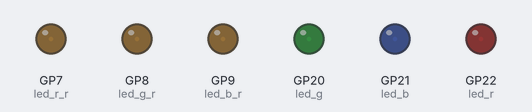
A program run on a simulated Raspberry Pi Pico running MicroPython. Shown: output pins drawn as LEDs (lit = HIGH).

Above: at 0.05 s.
At 1.55 s:
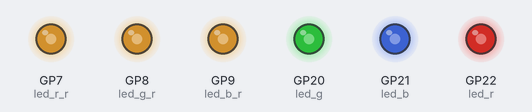
At 2.35 s:
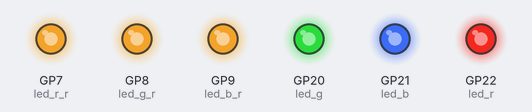
At 4.65 s:
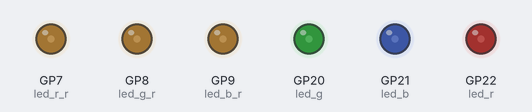
Timing chart, 0 to 6.8 s (numbered marks = the images above):
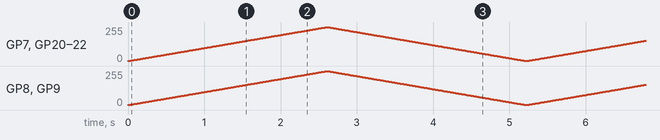

The program:

PWM_leds.py
```python
"""
*****************************
* Developer: MJtronics
* Date: 2024-01-15
*****************************

Description:
This code controls two sets of RGB LEDs using PWM signals on a microcontroller.
It gradually increases and decreases the duty cycle of both sets of RGB LEDs,
creating a smooth fading effect. One set is labeled "RGB Left" and the other "RGBR."

Pin Configuration:
- RGB Left:
  - Red: GP22
  - Green: GP20
  - Blue: GP21

- RGBR:
  - Red: GP7
  - Green: GP8
  - Blue: GP9

"""

import machine
from machine import Pin, PWM
from time import sleep

# Set up PWM Pins for RGB Left (GP22, GP20, GP21)
led_r = Pin(22)
led_g = Pin(20)
led_b = Pin(21)

pwm_r = PWM(led_r)
pwm_g = PWM(led_g)
pwm_b = PWM(led_b)

# Set PWM frequency for RGB Left
frequency = 5000
pwm_r.freq(frequency)
pwm_g.freq(frequency)
pwm_b.freq(frequency)

# Set up PWM Pins for RGBR (GP7, GP8, GP9)
led_r_r = Pin(7)
led_g_r = Pin(8)
led_b_r = Pin(9)

pwm_r_r = PWM(led_r_r)
pwm_g_r = PWM(led_g_r)
pwm_b_r = PWM(led_b_r)

# Set PWM frequency for RGBR
pwm_r_r.freq(frequency)
pwm_g_r.freq(frequency)
pwm_b_r.freq(frequency)

duty_step = 129  # Step size for changing the duty cycle

while True:
    # Increase the duty cycle gradually for both RGB sets
    for duty_cycle in range(0, 65536, duty_step):
        pwm_r.duty_u16(duty_cycle)
        pwm_g.duty_u16(duty_cycle)
        pwm_b.duty_u16(duty_cycle)
        pwm_r_r.duty_u16(duty_cycle)
        pwm_g_r.duty_u16(duty_cycle)
        pwm_b_r.duty_u16(duty_cycle)
        sleep(0.005)

    # Decrease the duty cycle gradually for both RGB sets
    for duty_cycle in range(65536, 0, -duty_step):
        pwm_r.duty_u16(duty_cycle)
        pwm_g.duty_u16(duty_cycle)
        pwm_b.duty_u16(duty_cycle)
        pwm_r_r.duty_u16(duty_cycle)
        pwm_g_r.duty_u16(duty_cycle)
        pwm_b_r.duty_u16(duty_cycle)
        sleep(0.005)
```
